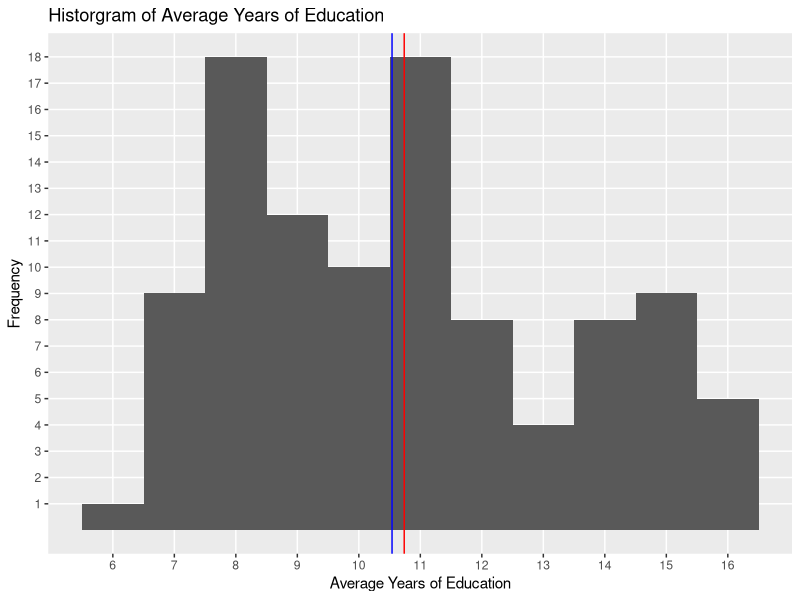

The R script that drew this image:
## ---- chunk 1
knitr::opts_chunk$set(echo = TRUE)
## ---- chunk 2
library(ggplot2) 
library(MASS)
library(carData)
newdata = Prestige[,c(1:2)]
summary(newdata)
## ---- chunk 3
qplot(education, data = newdata, geom="histogram", binwidth=1) +
  labs(title = "Historgram of Average Years of Education") +
  labs(x ="Average Years of Education") +
  labs(y = "Frequency") +
  scale_y_continuous(breaks = c(1:20), minor_breaks = NULL) +
  scale_x_continuous(breaks = c(6:16), minor_breaks = NULL) +
  geom_vline(xintercept = mean(newdata$education), show.legend=TRUE, color="red") +
  geom_vline(xintercept = median(newdata$education), show.legend=TRUE, color="blue")
## ---- chunk 4
list1 <- as.list(newdata[,-1])
is.list(list1)
